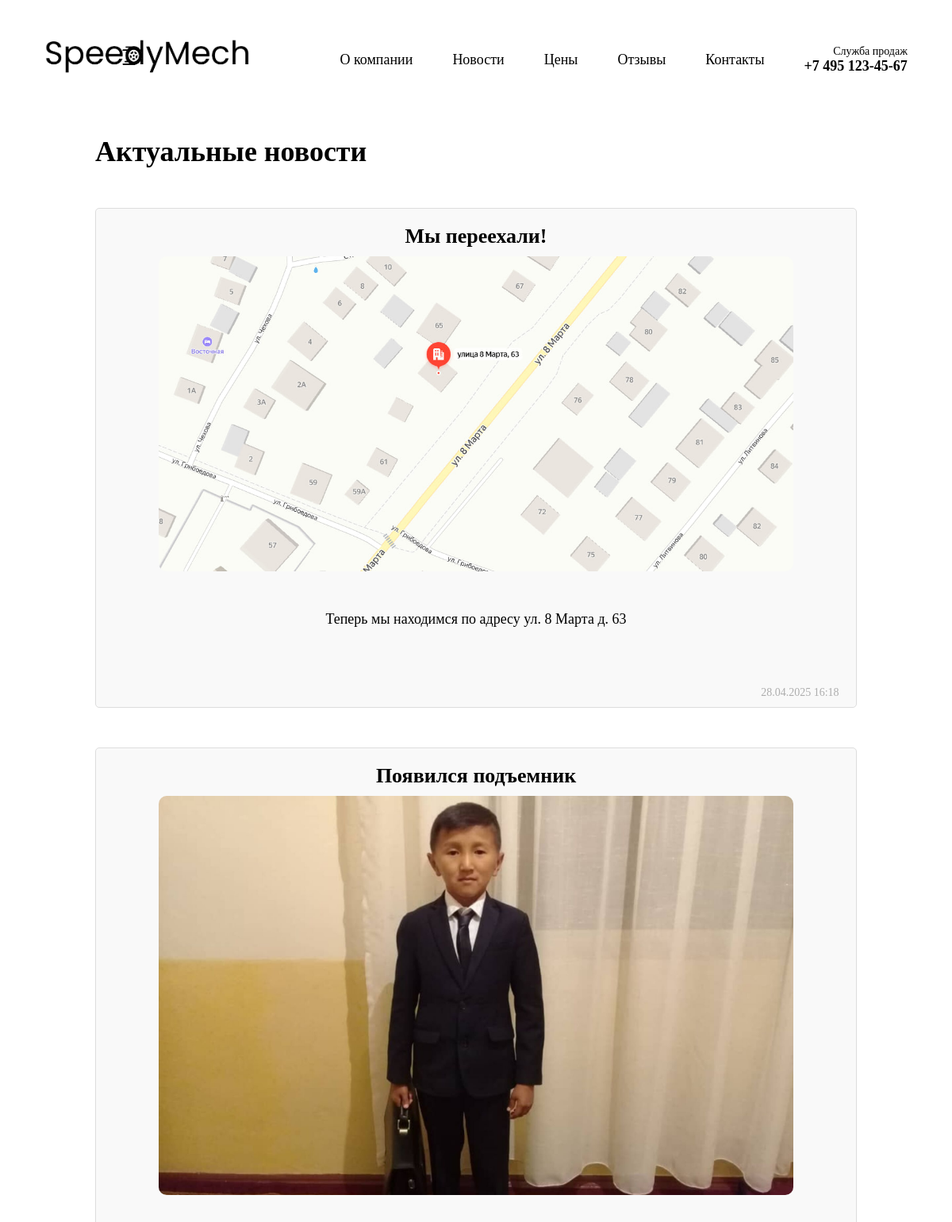
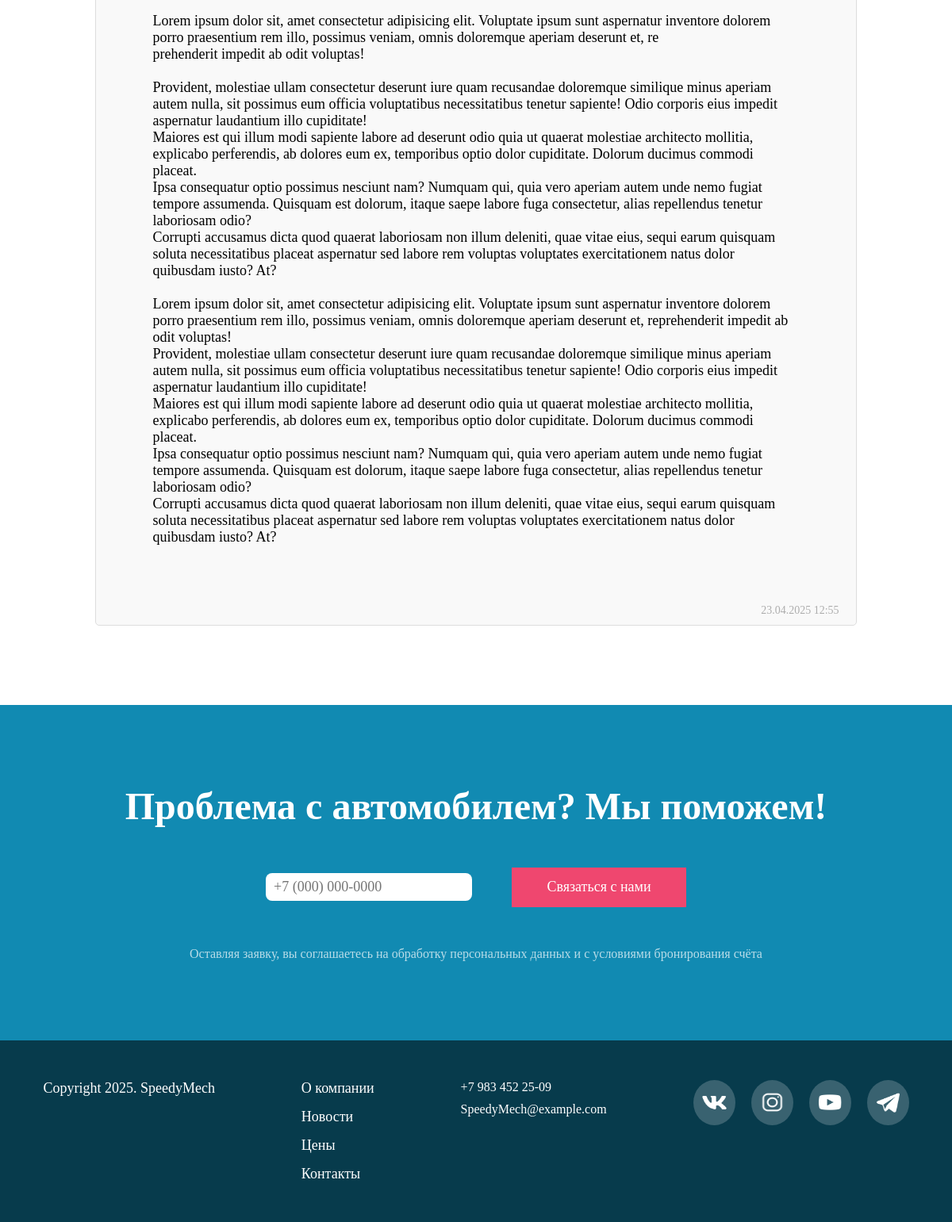
Page /news/ on the committed database (2 pictures, top to bottom).
### app/models.py (models this page shows, shortened)
class News(models.Model):
    title = models.CharField(max_length=200, verbose_name='Заголовок')
    content = models.TextField(verbose_name='Содержание')
    image = models.ImageField(upload_to='news_images/', verbose_name='Изображение', blank=True, null=True)
    created_at = models.DateTimeField(default=timezone.now, verbose_name='Дата создания')
    updated_at = models.DateTimeField(auto_now=True, verbose_name='Дата обновления')
    is_published = models.BooleanField(default=True, verbose_name='Опубликовано')
    class Meta:
        verbose_name = 'Новость'
        verbose_name_plural = 'Новости'
        ordering = ['-created_at']

### app/views.py (the view)
# urls.py: path('news/', views.news_page, name='news_page'),
def news_page(request):
    posts = News.objects.all()
    context = {
        'posts': posts
    }
    return render(request, 'app/news.html', context)

### app/templates/app/news.html (shortened to what this page needs)
{% load static %}
<link rel="stylesheet" href="{% static 'app/css/style.css' %}">
<link rel="stylesheet" href="{% static 'app/css/news_style.css' %}">
{% include "app/header.html" %}
<main>
    <div class="wrapper_news">
        <div class="news_head">
            <h1>Актуальные новости</h1>
        </div>
        <div class="news_body">
            {% for post in posts %}
            <article class="news_post">
                <div class="post_head">
                    <h2>{{ post.title }}</h2>
                    <img src="{{ post.image.url }}" alt="Post">
                </div>
                <div class="post_body">
                    <div class="post_text">
                        <p>{{ post.content }}</p>
                    </div>
                    <div class="post_time">
                        <time datetime="{{ post.created_at }}">{{ post.created_at|date:"d.m.Y H:i" }}</time>
                    </div>
                </div>
            </article>
            {% endfor %}
        </div>
    </div>
</main>
{% include "app/footer.html" %}

### app/static/app/css/style.css (style rules this page uses)
* { margin: 0; padding: 0; }

### app/static/app/css/header.css (style rules this page uses)
* { font-family: Stem-Light; }

### rows in the picture
News: title "Мы переехали!", image (picture), content "Теперь мы находимся по адресу ул. 8 Марта д. 63", created_at "28.04.2025 16:18"
News: title "Появился подъемник", image (picture), content "Lorem ipsum dolor sit, amet consectetur adipisicing elit. Voluptate ipsum sunt aspernatur inventore dolorem porro praesentium rem illo, possimus veniam, omnis doloremque aperiam deserunt et, re prehenderit impedit ab odit voluptas! Provident, molestiae ullam consectetur deserunt iure quam recusandae doloremque similique minus aperiam autem nulla, sit possimus eum officia voluptatibus necessitatibus tenetur sapiente! Odio corporis eius impedit aspernatur laudantium illo cupiditate! Maiores est qui illum modi sapiente labore ad deserunt odio quia ut quaerat molestiae architecto mollitia, explicabo perferendis, ab dolores eum ex, temporibus optio dolor cupiditate. Dolorum ducimus commodi…", created_at "23.04.2025 12:55"
